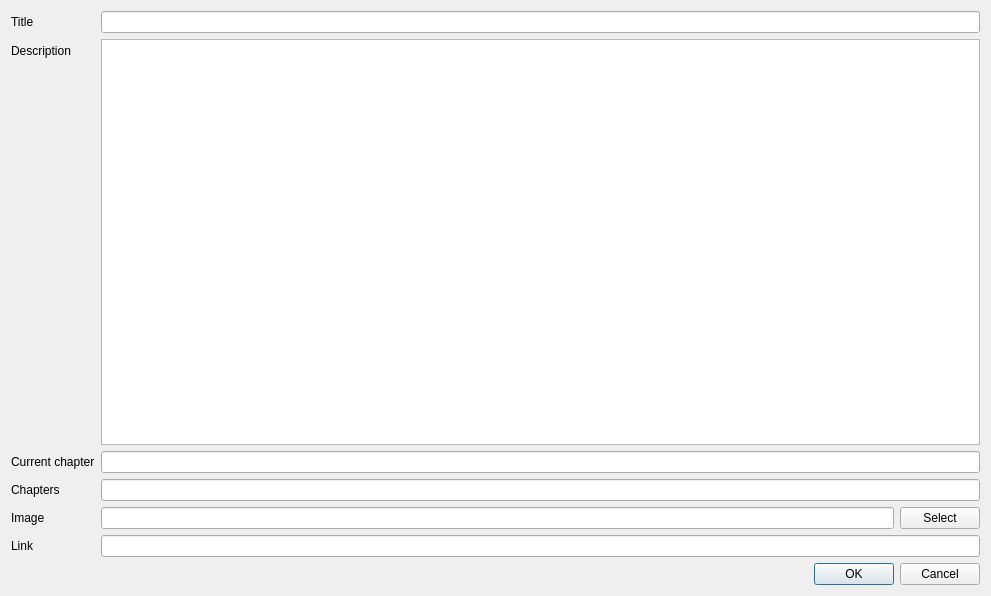
<?xml version="1.0" encoding="UTF-8"?>
<ui version="4.0">
 <class>EditDialog</class>
 <widget class="QDialog" name="EditDialog">
  <property name="geometry">
   <rect>
    <x>0</x>
    <y>0</y>
    <width>991</width>
    <height>596</height>
   </rect>
  </property>
  <property name="windowTitle">
   <string>Edit</string>
  </property>
  <property name="locale">
   <locale language="English" country="UnitedStates"/>
  </property>
  <layout class="QVBoxLayout" name="verticalLayout">
   <item>
    <layout class="QFormLayout" name="formLayout">
     <item row="0" column="0">
      <widget class="QLabel" name="label">
       <property name="text">
        <string>Title</string>
       </property>
      </widget>
     </item>
     <item row="0" column="1">
      <widget class="QLineEdit" name="titleLine"/>
     </item>
     <item row="1" column="0">
      <widget class="QLabel" name="label_2">
       <property name="text">
        <string>Description</string>
       </property>
      </widget>
     </item>
     <item row="1" column="1">
      <widget class="QPlainTextEdit" name="description"/>
     </item>
     <item row="5" column="0">
      <widget class="QLabel" name="label_3">
       <property name="text">
        <string>Link</string>
       </property>
      </widget>
     </item>
     <item row="5" column="1">
      <widget class="QLineEdit" name="linkLine"/>
     </item>
     <item row="4" column="0">
      <widget class="QLabel" name="label_4">
       <property name="text">
        <string>Image</string>
       </property>
      </widget>
     </item>
     <item row="3" column="0">
      <widget class="QLabel" name="label_5">
       <property name="text">
        <string>Chapters</string>
       </property>
      </widget>
     </item>
     <item row="3" column="1">
      <widget class="QLineEdit" name="chaptersLine"/>
     </item>
     <item row="2" column="0">
      <widget class="QLabel" name="label_6">
       <property name="text">
        <string>Current chapter</string>
       </property>
      </widget>
     </item>
     <item row="2" column="1">
      <widget class="QLineEdit" name="currentChapterLine"/>
     </item>
     <item row="4" column="1">
      <layout class="QHBoxLayout" name="horizontalLayout_2">
       <item>
        <widget class="QLineEdit" name="imageLine"/>
       </item>
       <item>
        <widget class="QPushButton" name="selectButton">
         <property name="text">
          <string>Select</string>
         </property>
        </widget>
       </item>
      </layout>
     </item>
    </layout>
   </item>
   <item>
    <widget class="QDialogButtonBox" name="buttonBox">
     <property name="orientation">
      <enum>Qt::Horizontal</enum>
     </property>
     <property name="standardButtons">
      <set>QDialogButtonBox::Cancel|QDialogButtonBox::Ok</set>
     </property>
    </widget>
   </item>
  </layout>
 </widget>
 <resources/>
 <connections>
  <connection>
   <sender>buttonBox</sender>
   <signal>accepted()</signal>
   <receiver>EditDialog</receiver>
   <slot>accept()</slot>
   <hints>
    <hint type="sourcelabel">
     <x>248</x>
     <y>254</y>
    </hint>
    <hint type="destinationlabel">
     <x>157</x>
     <y>274</y>
    </hint>
   </hints>
  </connection>
  <connection>
   <sender>buttonBox</sender>
   <signal>rejected()</signal>
   <receiver>EditDialog</receiver>
   <slot>reject()</slot>
   <hints>
    <hint type="sourcelabel">
     <x>316</x>
     <y>260</y>
    </hint>
    <hint type="destinationlabel">
     <x>286</x>
     <y>274</y>
    </hint>
   </hints>
  </connection>
 </connections>
</ui>
